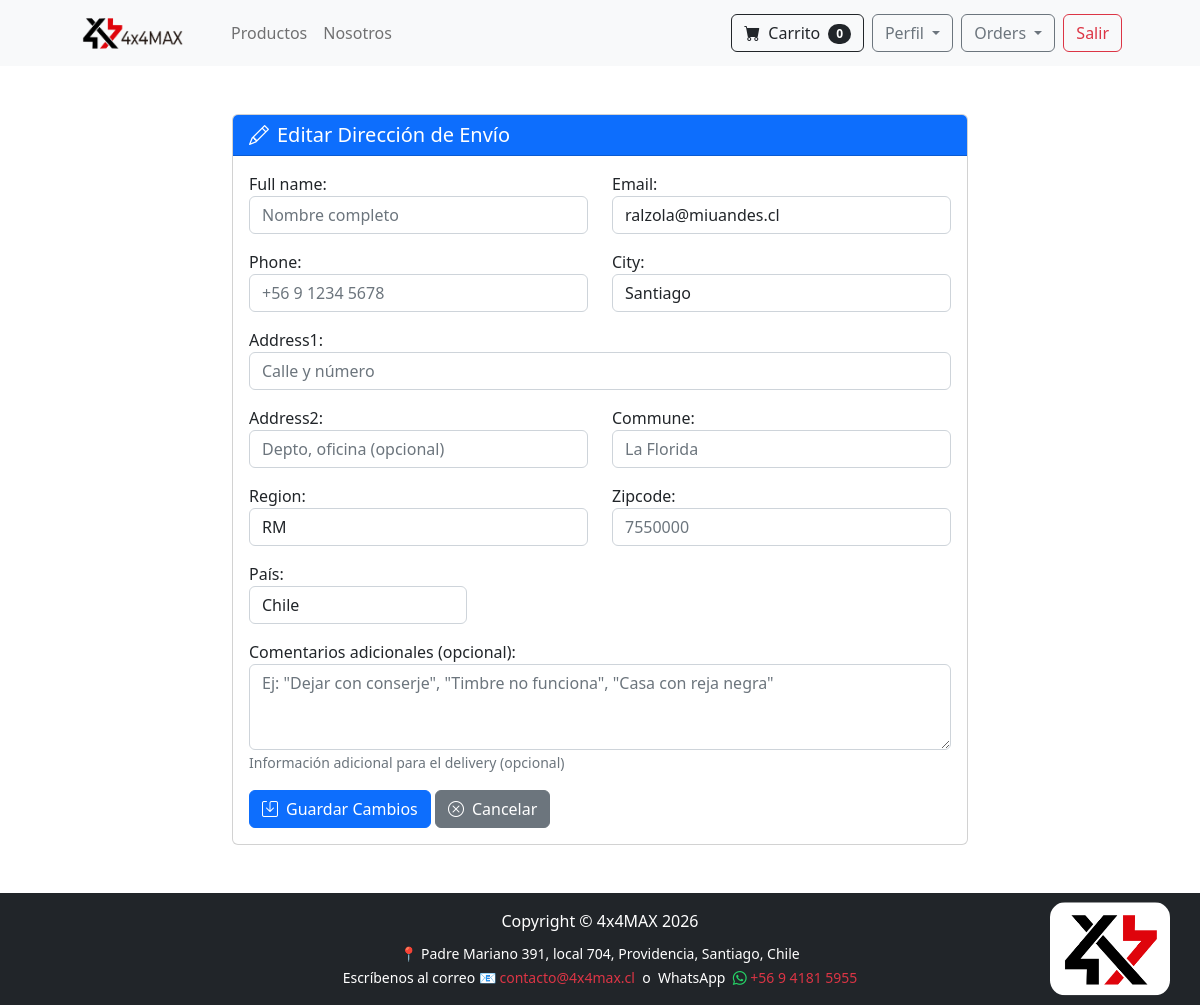
/edit_address/1/ (signed in), run on the app's committed database.
### payment/models.py (models this page shows, shortened)
class ShippingAddress(models.Model):
    user = models.ForeignKey(User, on_delete=models.CASCADE, related_name='shipping_addresses')
    full_name = models.CharField(max_length=255)
    email = models.EmailField(max_length=255)
    phone = models.CharField(max_length=20)
    id_number = models.CharField(max_length=10, default='', validators=[validar_rut], help_text='Formato: 12345678-9')
    address1 = models.CharField(max_length=255)
    address2 = models.CharField(max_length=255, blank=True, null=True)
    city = models.CharField(max_length=100)
    commune = models.CharField(max_length=100, blank=True, null=True)
    region = models.CharField(max_length=100)
    zipcode = models.CharField(max_length=20, blank=True, null=True)
    country = models.CharField(max_length=100, default='Chile')
    notes = models.TextField(
        blank=True,
        null=True,
        max_length=300,
        verbose_name='Comentarios adicionales',
        help_text='Ej: "Dejar con conserje", "Timbre no funciona", "Casa blanca con reja negra"'
    )
    is_default = models.BooleanField(default=False)
    created_at = models.DateTimeField(auto_now_add=True)
    class Meta:
        ordering = ['-is_default', '-created_at']
        verbose_name_plural = "Shipping Addresses"

### store/views.py (the view)
# urls.py: path('edit_address/<int:address_id>/', views.edit_shipping_address, name='edit_address'),
@login_required
def edit_shipping_address(request, address_id):
    address = get_object_or_404(ShippingAddress, id=address_id, user=request.user)
    if request.method == 'POST':
        form = ShippingForm(request.POST, instance=address)
        if form.is_valid():
            form.save()
            messages.success(request, "✅ Dirección actualizada correctamente.")
            return redirect('update_info')
    else:
        form = ShippingForm(instance=address)
    return render(request, 'edit_shipping_address.html', {
        'form': form,
        'address': address
    })

### cart/cart.py (called while the page is built)
    def __len__(self):
        return len(self.cart)

### cart/context_processor.py (called while the page is built)
def cart(request):
    return {'cart': Cart(request)}

### store/templates/edit_shipping_address.html (shortened to what this page needs)
{% extends 'base.html' %}
{% block content %}
<div class="container my-5">
    <div class="row justify-content-center">
        <div class="col-md-8">
            <div class="card">
                <div class="card-header bg-primary text-white">
                    <h5 class="mb-0">
                        <i class="bi bi-pencil me-2"></i>Editar Dirección de Envío
                    </h5>
                </div>
                <div class="card-body">
                    <form method="POST">
                        <div class="row">
                            <div class="col-md-6 mb-3">
                                {{ form.full_name.label_tag }}
                                {{ form.full_name }}
                            </div>
                            <div class="col-md-6 mb-3">
                                {{ form.email.label_tag }}
                                {{ form.email }}
                            </div>
                        </div>
                        <div class="row">
                            <div class="col-md-6 mb-3">
                                {{ form.phone.label_tag }}
                                {{ form.phone }}
                            </div>
                            <div class="col-md-6 mb-3">
                                {{ form.city.label_tag }}
                                {{ form.city }}
                            </div>
                        </div>
                        <div class="row">
                            <div class="col-md-12 mb-3">
                                {{ form.address1.label_tag }}
                                {{ form.address1 }}
                            </div>
                        </div>
                        <div class="row">
                            <div class="col-md-6 mb-3">
                                {{ form.address2.label_tag }}
                                {{ form.address2 }}
                            </div>
                            <div class="col-md-6 mb-3">
                                {{ form.commune.label_tag }}
                                {{ form.commune }}
                            </div>
                        </div>
                        <div class="row">
                            <div class="col-md-6 mb-3">
                                {{ form.region.label_tag }}
                                {{ form.region }}
                            </div>
                            <div class="col-md-6 mb-3">
                                {{ form.zipcode.label_tag }}
                                {{ form.zipcode }}
                            </div>
                                <div class="col-md-4 mb-3">
                                {{ form.country.label_tag }}
                                {{ form.country }}
                            </div>
                        </div>
                        <div class="row">
                            <div class="col-md-12 mb-3">
                                {{ form.notes.label_tag }}
                                {{ form.notes }}
                                <small class="form-text text-muted">
                                    Información adicional para el delivery (opcional)
                                </small>
                            </div>
                        </div>
                        <button type="submit" class="btn btn-primary">
                            <i class="bi bi-save me-2"></i>Guardar Cambios
                        </button>
                        <a href="{% url 'update_info' %}" class="btn btn-secondary">
                            <i class="bi bi-x-circle me-2"></i>Cancelar
                        </a>
                    </form>
                </div>
            </div>
        </div>
    </div>
</div>
{% endblock %}

### store/templates/base.html (style rules this page uses)
html, body { height: 100%; margin: 0; }

### data on the page
ShippingAddress: email "ralzola@miuandes.cl", city "Santiago", region "RM", country "Chile"

### other printed values
{{ cart|length }} "0"
